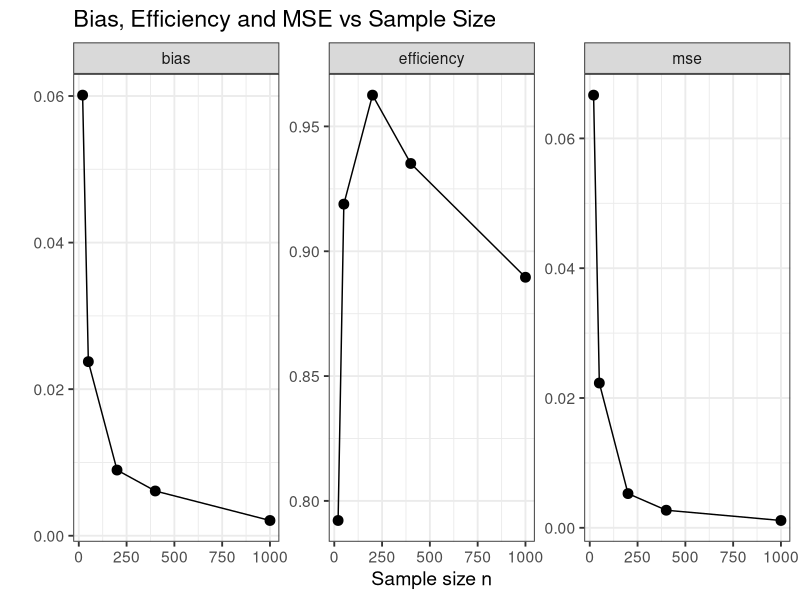
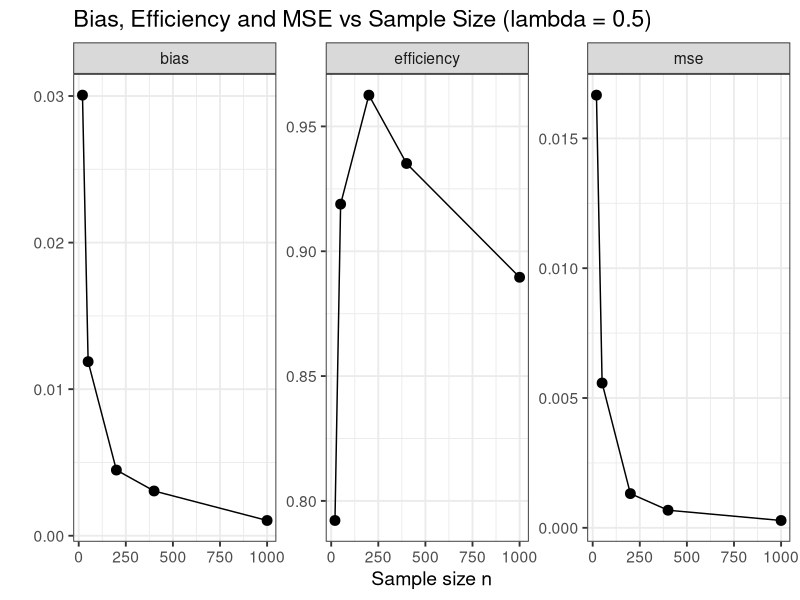
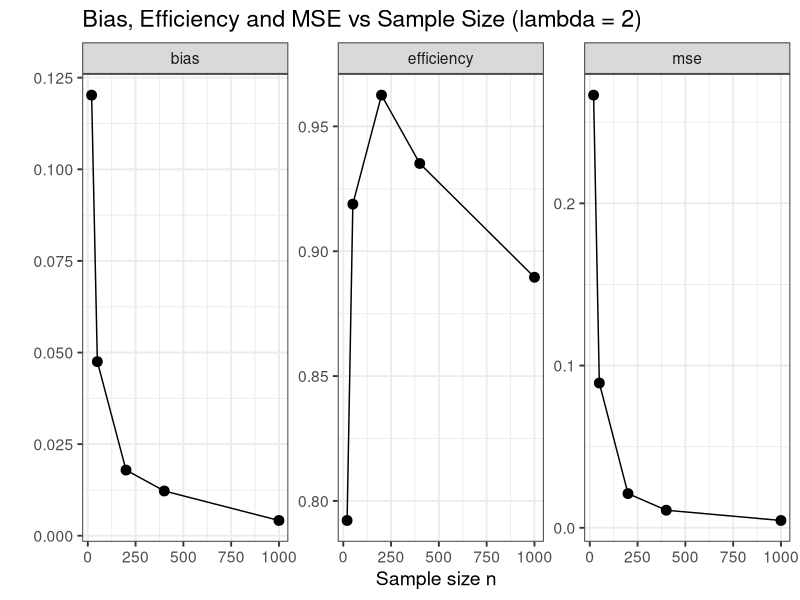

R code for these plots, in order:
  #1.1
mle_exp <- function(lambda, n) {
  x <- rexp(n, rate = lambda)
  return(1 / mean(x))
}



#1.2
SEEDNUMBER <-25203533 + 25189506
set.seed(SEEDNUMBER)
one_mle <- mle_exp(lambda = 1, n = 10)
one_mle


#1.3
set.seed(SEEDNUMBER)
mles <- numeric(1000)
for (i in 1:1000) {
  mles[i] <- mle_exp(lambda=1, n=10)
}



mean_mles <- mean(mles)
var_mles <- var(mles)
mse_mles  <- mean( (mles - 1)^2 )  

mean_mles
var_mles
mse_mles
#1.4
sample_sizes <- c(20, 50, 200, 400, 1000)

results <- data.frame(
  n   = sample_sizes,
  mean = NA,
  var  = NA,
  mse  = NA,
  bias = NA,
  efficiency = NA
)


CRLB <- function(lambda, n) lambda^2 / n

for (i in 1:length(sample_sizes)) {
  n <- sample_sizes[i]
  
  set.seed(SEEDNUMBER)
  mles <- numeric(1000)
  for (j in 1:1000) {
    x <- rexp(n, rate = 1)
    mles[j] <- 1 / mean(x)   
  }
  
  
  results$mean[i] <- mean(mles)
  results$var[i]  <- var(mles)
  results$bias[i] <- mean(mles) - 1
  results$mse[i]  <- mean( (mles - 1)^2 )
  results$efficiency[i] <- CRLB(1, n) / var(mles)
}

results

library(ggplot2)
library(tidyr)


results_long <- results %>%
  pivot_longer(cols = c("bias", "efficiency", "mse"),
               names_to = "metric",
               values_to = "value")


ggplot(results_long, aes(x = n, y = value)) +
  geom_point(size = 3) +
  geom_line() +
  facet_wrap(~ metric, scales = "free_y") +
  labs(
    title = "Bias, Efficiency and MSE vs Sample Size",
    x = "Sample size n",
    y = ""
  ) +
  theme_bw(base_size = 14)

#1.5


compute_results <- function(lambda_value, sample_sizes, SEEDNUMBER = 25203533) {
    
  CRLB <- function(lambda, n) lambda^2 / n
  
  results <- data.frame(
    n   = sample_sizes,
    mean = NA,
    var  = NA,
    mse  = NA,
    bias = NA,
    efficiency = NA
  )
  
  for (i in 1:length(sample_sizes)) {
    n <- sample_sizes[i]
    
    set.seed(SEEDNUMBER)
    mles <- numeric(1000)
    for (j in 1:1000) {
      x <- rexp(n, rate = lambda_value)
      mles[j] <- 1 / mean(x)
    }
    
    results$mean[i] <- mean(mles)
    results$var[i]  <- var(mles)
    results$bias[i] <- mean(mles) - lambda_value
    results$mse[i]  <- mean((mles - lambda_value)^2)
    results$efficiency[i] <- CRLB(lambda_value, n) / var(mles)
  }
  
  return(results)
}



#lambda = 0.5
results_lambda05 <- compute_results(lambda_value = 0.5,
                                    sample_sizes = sample_sizes,
                                    SEEDNUMBER = SEEDNUMBER)

results_lambda05



#lambda = 2 
results_lambda2 <- compute_results(lambda_value = 2,
                                   sample_sizes = sample_sizes,
                                   SEEDNUMBER = SEEDNUMBER)

results_lambda2


results_long_05 <- results_lambda05 %>%
  pivot_longer(cols = c("bias", "efficiency", "mse"),
               names_to = "metric",
               values_to = "value")

ggplot(results_long_05, aes(x = n, y = value)) +
  geom_point(size = 3) +
  geom_line() +
  facet_wrap(~ metric, scales = "free_y") +
  labs(
    title = "Bias, Efficiency and MSE vs Sample Size (lambda = 0.5)",
    x = "Sample size n",
    y = ""
  ) +
  theme_bw(base_size = 14)


results_long_2 <- results_lambda2 %>%
  pivot_longer(cols = c("bias", "efficiency", "mse"),
               names_to = "metric",
               values_to = "value")

ggplot(results_long_2, aes(x = n, y = value)) +
  geom_point(size = 3) +
  geom_line() +
  facet_wrap(~ metric, scales = "free_y") +
  labs(
    title = "Bias, Efficiency and MSE vs Sample Size (lambda = 2)",
    x = "Sample size n",
    y = ""
  ) +
  theme_bw(base_size = 14)



